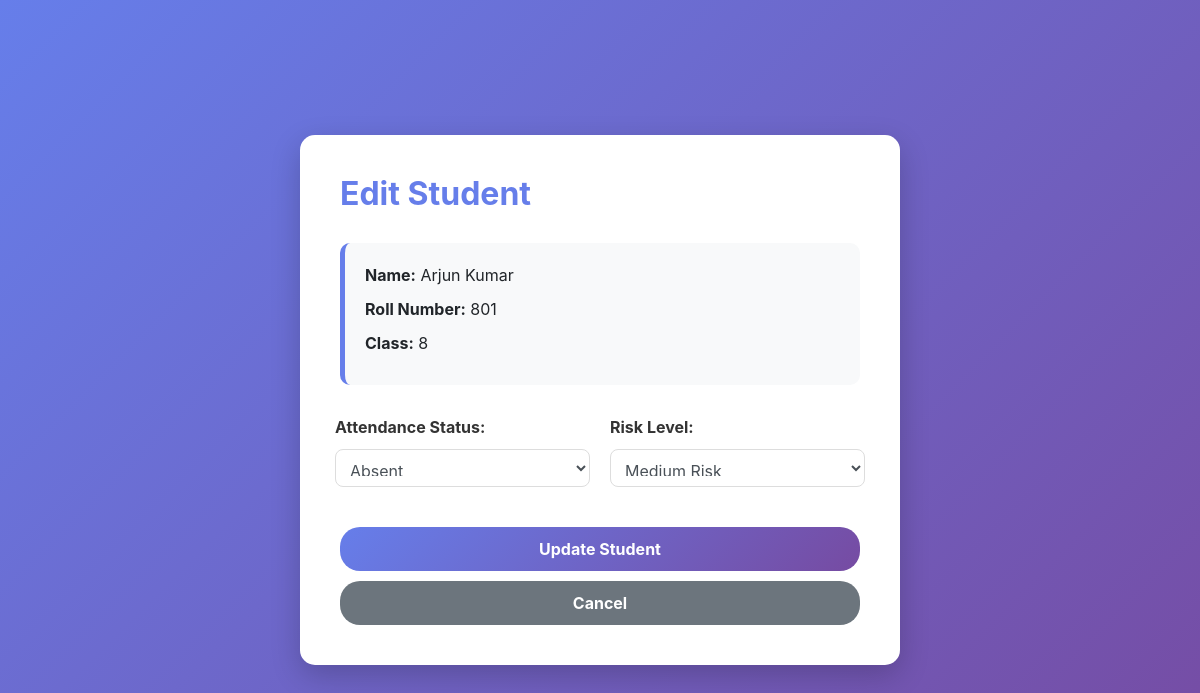
The page /teacher/edit/1 on the database its author committed.
### app.py (models this page shows, shortened)
class Student(db.Model):
    id = db.Column(db.Integer, primary_key=True)
    name = db.Column(db.String(100), nullable=False)
    roll_number = db.Column(db.String(20), nullable=False, unique=True)
    student_class = db.Column(db.Integer, nullable=False)
    section = db.Column(db.String(10))
    attendance = db.Column(db.String(10), default='Absent')
    progress = db.Column(db.Integer, default=0)
    risk_level = db.Column(db.String(20), default='Low')
    last_active = db.Column(db.DateTime, default=datetime.utcnow)

### app.py (the view)
@app.route('/teacher/edit/<int:id>', methods=['GET', 'POST'])
def edit_student(id):
    student = Student.query.get_or_404(id)
    if request.method == 'POST':
        student.attendance = request.form['attendance']
        student.risk_level = request.form['risk_level']
        db.session.commit()
        flash('Student updated successfully!', 'success')
        return redirect(url_for('dashboard', **{'class': student.student_class}))
    return render_template('edit_student.html', student=student)

### templates/edit_student.html (shortened to what this page needs)
<!DOCTYPE html>
<html lang="en">
<head>
    <link rel="stylesheet" href="https://stackpath.bootstrapcdn.com/bootstrap/4.5.2/css/bootstrap.min.css">
</head>
<body>
    <div class="form-container">
        <h2>Edit Student</h2>
        <div class="student-info">
            <p><strong>Name:</strong> {{ student.name }}</p>
            <p><strong>Roll Number:</strong> {{ student.roll_number }}</p>
            <p><strong>Class:</strong> {{ student.student_class }}</p>
        </div>
        <form method="POST">
            <div class="form-row">
                <div class="form-group">
                    <label for="attendance">Attendance Status:</label>
                    <select class="form-control" id="attendance" name="attendance" required>
                        <option value="Absent" {% if student.attendance == 'Absent' %}selected{% endif %}>Absent</option>
                    </select>
                </div>
                <div class="form-group">
                    <label for="risk_level">Risk Level:</label>
                    <select class="form-control" id="risk_level" name="risk_level" required>
                        <option value="Medium" {% if student.risk_level == 'Medium' %}selected{% endif %}>Medium Risk</option>
                    </select>
                </div>
            </div>
            <button type="submit" class="btn btn-primary mt-4">Update Student</button>
            <a href="/teacher/dashboard?class={{ student.student_class }}" class="btn btn-secondary">Cancel</a>
        </form>
    </div>
</body>
</html>

### templates/edit_student.html (style rules this page uses)
body { background: linear-gradient(135deg, #667eea 0%, #764ba2 100%); min-height: 100vh; display: flex; align-items: center; justify-content: center; }
.form-container { background: white; padding: 40px; border-radius: 15px; box-shadow: 0 10px 30px rgba(0, 0, 0, 0.2); max-width: 600px; width: 100%; }
.form-container h2 { color: #667eea; margin-bottom: 30px; font-weight: bold; }
.form-group label { font-weight: bold; color: #333; margin-bottom: 10px; }
.btn-primary { background: linear-gradient(135deg, #667eea 0%, #764ba2 100%); border: none; padding: 10px 30px; border-radius: 20px; font-weight: bold; width: 100%; }
.btn-secondary { background: #6c757d; border: none; padding: 10px 30px; border-radius: 20px; font-weight: bold; width: 100%; margin-top: 10px; }
.student-info { background: #f8f9fa; padding: 20px; border-radius: 10px; margin-bottom: 30px; border-left: 5px solid #667eea; }
.student-info p { margin-bottom: 10px; }
.form-row { display: grid; grid-template-columns: 1fr 1fr; gap: 20px; }
.form-control { border-radius: 8px; border: 1px solid #ddd; padding: 10px; }

### rows shown on the page
Student: name "Arjun Kumar", roll_number "801", student_class "8", attendance "Absent", risk_level "Medium Risk"
